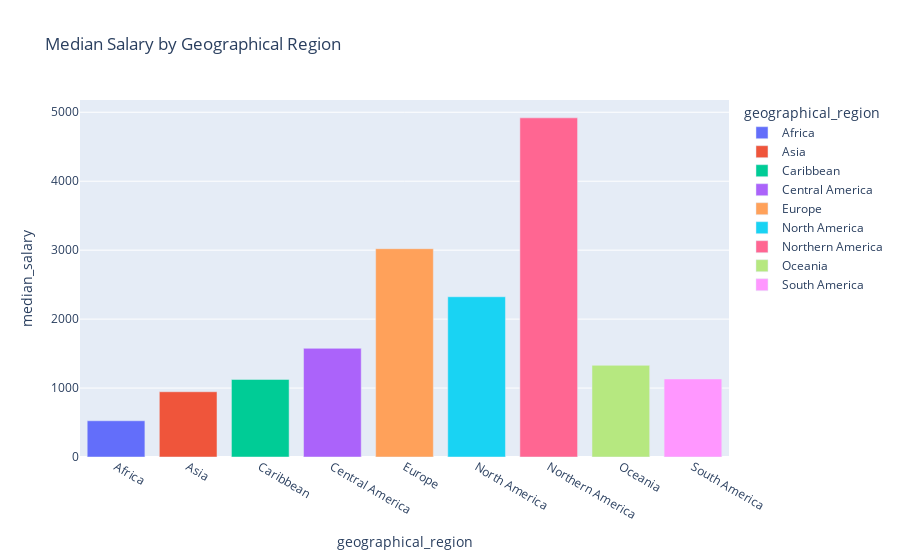

The notebook cell this image was saved under:
### Markdown cell above
### Visualize the median salaries

### Code cell
fig = px.bar(region_median_salary, x='geographical_region', y='median_salary', color = 'geographical_region', title="Median Salary by Geographical Region")
fig.show()

### Figure 1 — Plotly figure (JSON) as saved in the notebook; plotly's stock layout.template omitted (floating-point values rounded to 4 significant figures)
{"data": [{"alignmentgroup": "True", "hovertemplate": "geographical_region=%{x}<br>median_salary=%{y}<extra></extra>", "legendgroup": "Africa", "marker": {"color": "#636efa", "pattern": {"shape": ""}}, "name": "Africa", "offsetgroup": "Africa", "orientation": "v", "showlegend": true, "textposition": "auto", "type": "bar", "x": ["Africa"], "xaxis": "x", "y": [525.4], "yaxis": "y"}, {"alignmentgroup": "True", "hovertemplate": "geographical_region=%{x}<br>median_salary=%{y}<extra></extra>", "legendgroup": "Asia", "marker": {"color": "#EF553B", "pattern": {"shape": ""}}, "name": "Asia", "offsetgroup": "Asia", "orientation": "v", "showlegend": true, "textposition": "auto", "type": "bar", "x": ["Asia"], "xaxis": "x", "y": [946.2], "yaxis": "y"}, {"alignmentgroup": "True", "hovertemplate": "geographical_region=%{x}<br>median_salary=%{y}<extra></extra>", "legendgroup": "Caribbean", "marker": {"color": "#00cc96", "pattern": {"shape": ""}}, "name": "Caribbean", "offsetgroup": "Caribbean", "orientation": "v", "showlegend": true, "textposition": "auto", "type": "bar", "x": ["Caribbean"], "xaxis": "x", "y": [1125.0], "yaxis": "y"}, {"alignmentgroup": "True", "hovertemplate": "geographical_region=%{x}<br>median_salary=%{y}<extra></extra>", "legendgroup": "Central America", "marker": {"color": "#ab63fa", "pattern": {"shape": ""}}, "name": "Central America", "offsetgroup": "Central America", "orientation": "v", "showlegend": true, "textposition": "auto", "type": "bar", "x": ["Central America"], "xaxis": "x", "y": [1576.0], "yaxis": "y"}, {"alignmentgroup": "True", "hovertemplate": "geographical_region=%{x}<br>median_salary=%{y}<extra></extra>", "legendgroup": "Europe", "marker": {"color": "#FFA15A", "pattern": {"shape": ""}}, "name": "Europe", "offsetgroup": "Europe", "orientation": "v", "showlegend": true, "textposition": "auto", "type": "bar", "x": ["Europe"], "xaxis": "x", "y": [3021.0], "yaxis": "y"}, {"alignmentgroup": "True", "hovertemplate": "geographical_region=%{x}<br>median_salary=%{y}<extra></extra>", "legendgroup": "North America", "marker": {"color": "#19d3f3", "pattern": {"shape": ""}}, "name": "North America", "offsetgroup": "North America", "orientation": "v", "showlegend": true, "textposition": "auto", "type": "bar", "x": ["North America"], "xaxis": "x", "y": [2324.0], "yaxis": "y"}, {"alignmentgroup": "True", "hovertemplate": "geographical_region=%{x}<br>median_salary=%{y}<extra></extra>", "legendgroup": "Northern America", "marker": {"color": "#FF6692", "pattern": {"shape": ""}}, "name": "Northern America", "offsetgroup": "Northern America", "orientation": "v", "showlegend": true, "textposition": "auto", "type": "bar", "x": ["Northern America"], "xaxis": "x", "y": [4919.0], "yaxis": "y"}, {"alignmentgroup": "True", "hovertemplate": "geographical_region=%{x}<br>median_salary=%{y}<extra></extra>", "legendgroup": "Oceania", "marker": {"color": "#B6E880", "pattern": {"shape": ""}}, "name": "Oceania", "offsetgroup": "Oceania", "orientation": "v", "showlegend": true, "textposition": "auto", "type": "bar", "x": ["Oceania"], "xaxis": "x", "y": [1330], "yaxis": "y"}, {"alignmentgroup": "True", "hovertemplate": "geographical_region=%{x}<br>median_salary=%{y}<extra></extra>", "legendgroup": "South America", "marker": {"color": "#FF97FF", "pattern": {"shape": ""}}, "name": "South America", "offsetgroup": "South America", "orientation": "v", "showlegend": true, "textposition": "auto", "type": "bar", "x": ["South America"], "xaxis": "x", "y": [1132.0], "yaxis": "y"}], "layout": {"barmode": "relative", "legend": {"title": {"text": "geographical_region"}, "tracegroupgap": 0}, "title": {"text": "Median Salary by Geographical Region"}, "xaxis": {"anchor": "y", "categoryarray": ["Africa", "Asia", "Caribbean", "Central America", "Europe", "North America", "Northern America", "Oceania", "South America"], "categoryorder": "array", "domain": [0, 1], "title": {"text": "geographical_region"}}, "yaxis": {"anchor": "x", "domain": [0, 1], "title": {"text": "median_salary"}}}}
